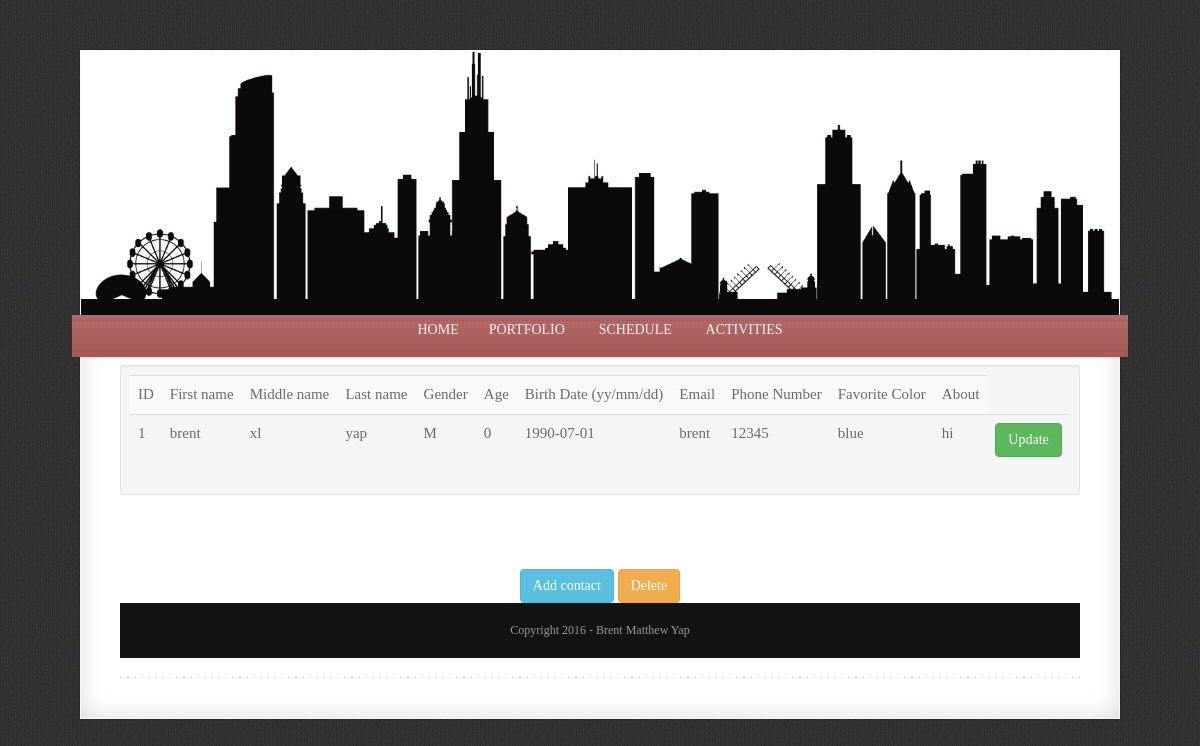
Before: /phonebook/index.php with the older database file.
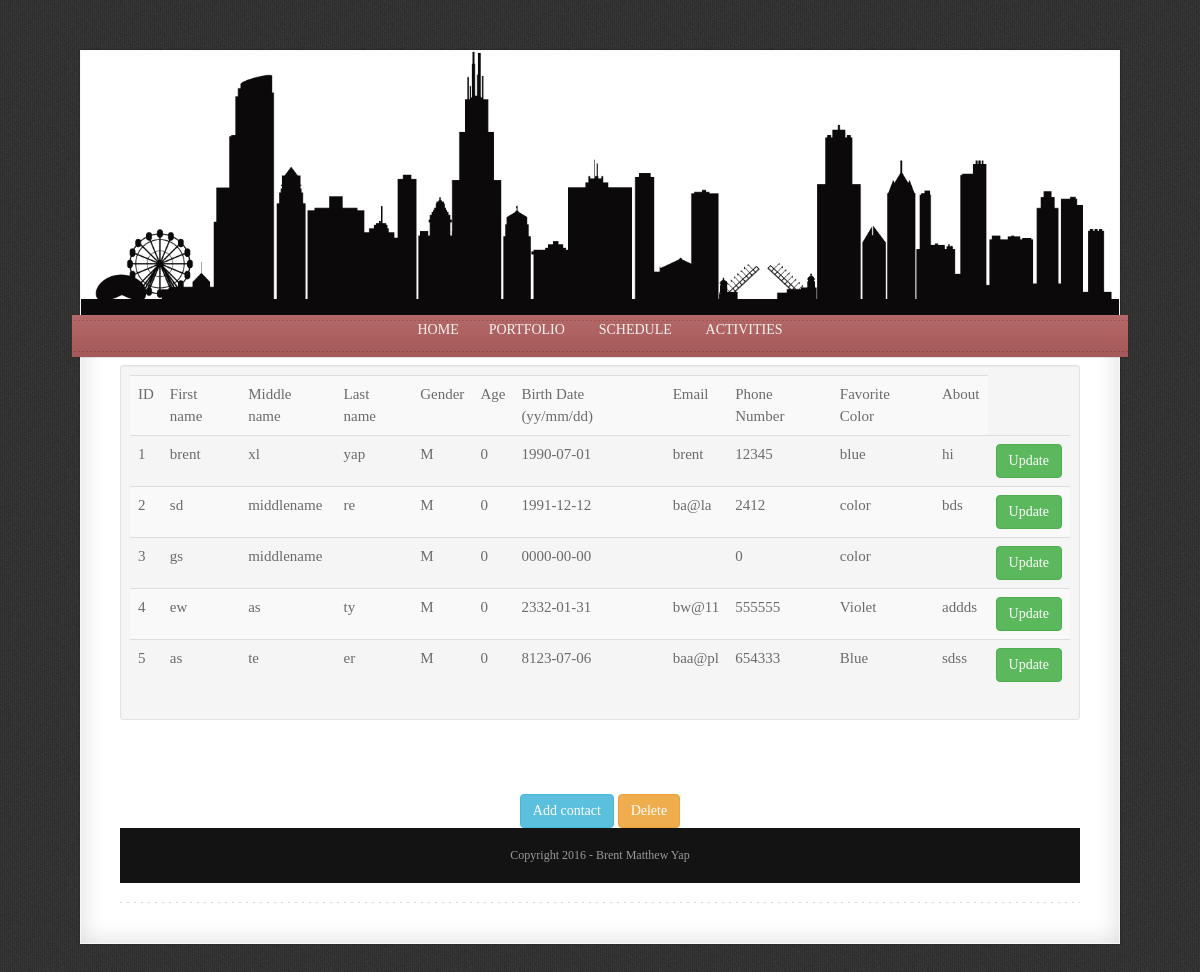
After: the same page with the newer database file.
### tables this page shows
CREATE TABLE `phonebook` (
  `ID` int(11) NOT NULL,
  `fname` varchar(20) NOT NULL,
  `mname` varchar(20) NOT NULL,
  `lname` varchar(20) NOT NULL,
  `gender` char(1) NOT NULL,
  `age` int(11) NOT NULL,
  `bday` date NOT NULL,
  `email` varchar(20) NOT NULL,
  `contact` mediumint(20) NOT NULL,
  `color` varchar(20) NOT NULL,
  `about` varchar(50) NOT NULL
);

### phonebook/index.php (the view, shortened to what this page needs)
<html>
<link rel="stylesheet" href="https://maxcdn.bootstrapcdn.com/bootstrap/3.3.6/css/bootstrap.min.css">
<link rel="stylesheet" type="text/css" href="../style.css" media="all" />
<head>
</head>
 <div id="page" class="hfeed">
      <div id="wrapper">
      <img src="../style/images/skyline.jpg" alt="skyline" />
        <nav id="access" class="access" role="navigation">
              <div id="menu" class="menu">
                <ul id="tiny">
                <li><a href="../index.html">HOME</a>
              <li><a href="../profile.html">PORTFOLIO</a></li>
              <li><a href="../schedule.html">SCHEDULE</a></li>
                  <li><a href="../activities.html">ACTIVITIES</a></li>
            </ul>
          </div>
        </nav>
<div id="main">
  <div id="primary">
    <div id="content" role="main">
    <article class="page hentry">
    <div class="entry-content" >
<?php
$link = mysqli_connect("sql311.byethost7.com","b7_19332195","brentmatthewyap726","b7_19332195_phonebook");
$sql = "SELECT * from phonebook";
if($result = mysqli_query($link, $sql)){
    if(mysqli_num_rows($result) > 0){
    	echo "<center>";
    	echo "<div class='well well-sm'>";
        echo "<table  class='table table-striped'>";
            echo "<tr>";
                echo "<th>ID</th>";
                echo "<th>First name</th>";
                echo "<th>Middle name</th>";
                echo "<th>Last name</th>";
              	echo "<th>Gender</th>";
              	echo "<th>Age</th>";
              	echo "<th>Birth Date (yy/mm/dd)</th>";
              	echo "<th>Email</th>";
                echo "<th>Phone Number</th>";
                echo "<th>Favorite Color</th>";
                echo "<th>About</th>";
            echo "</tr>";
        while($row = mysqli_fetch_array($result)){
            echo "<tr>";
            	echo "<td>" . $row['ID'] . "</td>";
                echo "<td>" . $row['fname'] . "</td>";
                echo "<td>" . $row['mname'] . "</td>";
                echo "<td>" . $row['lname'] . "</td>";
                echo "<td>" . $row['gender'] . "</td>";
                echo "<td>" . $row['age'] . "</td>";
                echo "<td>" . $row['bday'] . "</td>";
                echo "<td>" . $row['email'] . "</td>";
                echo "<td>" . $row['contact'] . "</td>";
                echo "<td>" . $row['color'] . "</td>";
                echo "<td>" . $row['about'] . "</td>";
                echo "<td>
                  <form action=\"editContacts.php\" method=\"post\">
                  <input type=\"hidden\" name=\"ID\" value=\"".$row['ID']."\">
                  <input class=\"btn btn-success\" name=\"submit\" type=\"submit\" value=\"Update\">
                  </form>
                  </td>";
            echo "</tr>";
        }
        echo "</table></div></center>";
    } else{
        echo "<h2><center>No records on your database found.</h2></center>";
    }
} else{
    echo "ERROR: Could not able to execute $sql. " . mysqli_error($link);
}
?>
<center><br><br>
<button type="button" class="btn btn-info" data-toggle="modal" data-target="#addlist">Add contact</button>
<button type="button" class="btn btn-warning" data-toggle="modal" data-target="#deletelist">Delete</button>
</center>
<div id="site-generator">
            Copyright 2016 - Brent Matthew Yap
          </div>
  </body>
</html>

### style.css (style rules this page uses)
html, body, div, span, applet, object, iframe, h1, h2, h3, h4, h5, h6, p, blockquote, pre, a, abbr, acronym, address, big, cite, code, del, dfn, em, font, ins, kbd, q, s, samp, small, strike, strong, sub, sup, tt, var, dl, dt, dd, ol, ul, li, fieldset, form, label, legend, table, tr, th, td { border: 0; font-family: inherit; font-size: 100%; font-style: inherit; font-weight: inherit; margin: 0; outline: 0; padding: 0; vertical-align: baseline; }
ol, ul { list-style: none; }
table { border-collapse: separate; border-spacing: 0; }
caption, th, td { font-weight: normal; text-align: left; }
article, aside, details, figcaption, figure, footer, header, hgroup, menu, nav, section { display: block; }
input, textarea { -webkit-appearance: none; -webkit-border-radius: 0; border-radius: 0; }
body, input, textarea { font: 15px 'MerriweatherRegular', serif; font-weight: normal; line-height: 27px; background: #2e2e2e url(style/images/bg1.jpg) repeat fixed; color: #6b6b6b; -webkit-font-smoothing: antialiased; -webkit-text-size-adjust: 100%; }
ul, ol { margin: 0 0 20px 0; list-style-position: inside; }
ul { list-style: none; }
ul li { background: transparent url(style/images/dark-bullet.png) no-repeat left 13px; padding-left: 15px; }
a { color: #ca6d6d; text-decoration: none; -webkit-transition:all 200ms ease-in; -o-transition:all 200ms ease-in; -moz-transition:all 200ms ease-in; }
img { max-width: 100%; height: auto; }
#primary { width: 100%; }
#page { -webkit-box-shadow: 0px 0px 2px 0px rgba(0, 0, 0, 0.5); box-shadow: 0px 0px 2px 0px rgba(0, 0, 0, 0.4); max-width: 1040px; margin: 50px auto; }
#wrapper { background: #FFF; border: 1px solid #f8f8f8; -moz-box-shadow: inset 0 0 25px 0 rgba(0,0,0,0.15); -webkit-box-shadow: inset 0 0 25px 0 rgba(0,0,0,0.15); box-shadow: inset 0 0 25px 0 rgba(0,0,0,0.15); }
#content { margin: 0 39px; width: auto; }
#main { clear: both; padding: 8px 0 0 0; }
#access .menu { list-style: none; font-weight: normal; position: relative; font-family: 'MarketDecoRegular'; }
#access .menu ul { margin: 0; list-style-type: none; letter-spacing: normal; position: relative; text-align: center; z-index: 1001; height: 42px; margin: 0 -9px; background: #b05a5a url(style/images/menu-bg.png) repeat-x; -webkit-box-shadow: 0px 1px 0px 0px rgba(0, 0, 0, 0.1); -moz-box-shadow: 0px 1px 0px 0px rgba(0, 0, 0, 0.1); box-shadow: 0px 1px 0px 0px rgba(0, 0, 0, 0.1); }
#access .menu ul li { position: relative; display: inline-block; padding: 0 15px; z-index: 101; padding-top: 8px; background: none; height: 34px; }
#access .menu ul li a { display: inline-block; text-decoration: none; font-size: 14px; line-height: 1; color: #f3f3f3; -webkit-transition:all 100ms ease-in; -o-transition:all 100ms ease-in; -moz-transition:all 100ms ease-in; }
.hentry { position: relative; padding-bottom: 20px; margin-bottom: 40px; background: transparent url(style/images/line.png) repeat-x center bottom; }
#site-generator { color: #999; font-size: 12px; line-height: 2.2em; padding: 1.2em 0.5em; text-align: center; background-color: #131313; }

Changed rows visible on the page:
added phonebook: ID "2", fname "sd", mname "middlename", lname "re", gender "M", age "0", bday "1991-12-12", email "ba@la", contact "2412", color "color", about "bds"
added phonebook: ID "3", fname "gs", mname "middlename", gender "M", age "0", bday "0000-00-00", contact "0", color "color"
added phonebook: ID "4", fname "ew", mname "as", lname "ty", gender "M", age "0", bday "2332-01-31", email "bw@11", contact "555555", color "Violet", about "addds"
added phonebook: ID "5", fname "as", mname "te", lname "er", gender "M", age "0", bday "8123-07-06", email "baa@pl", contact "654333", color "Blue", about "sdss"
